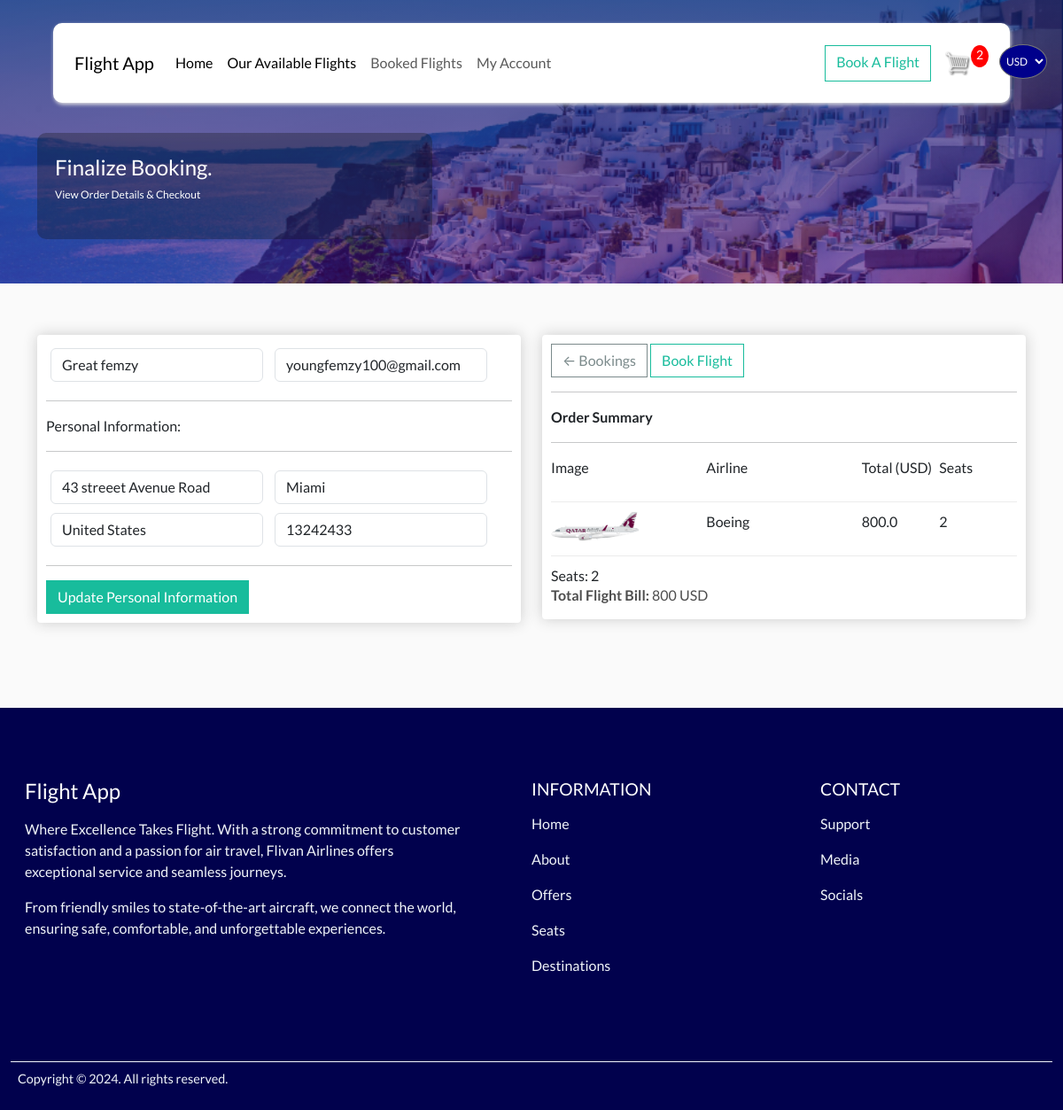
The app's page /checkout/ (signed in) with its own data.
### airline/models.py (models this page shows, shortened)
class Customer(models.Model):
    customer = models.OneToOneField(User, on_delete=models.CASCADE ,null=True, blank=True)
    name = models.CharField(max_length=200)
    email = models.EmailField(max_length=200, null=True)
    phone = models.CharField(max_length=200, null=True)
    address = models.CharField(max_length=200, null=True)
    country = models.CharField(max_length=200, null=True)
    state = models.CharField(max_length=200, null=True)

class Airline(models.Model):
    name = models.CharField(max_length=200)
    price = models.FloatField(max_length=200)
    takeoff_date = models.DateTimeField(null=True, blank=True)
    origin_city = models.CharField(max_length=200, null=True, blank=True)
    destination_city = models.CharField(max_length=200, null=True, blank=True)
    seats_used = models.IntegerField(default=0, null=True, blank=True)
    capacity = models.IntegerField(default=240, null=True, blank=True)
    available_seats = models.IntegerField(default=0, null=True, blank=True)
    takeoff = models.BooleanField(default=False, null=True, blank=True)
    image = models.ImageField(null=True, blank=True)
    @property
    def imageUrl(self):
        try:
            url = self.image.url
        except:
            url = ""
        return url

### airline/views.py (the view)
# urls.py: path('checkout/', views.checkout, name="checkout"),
def checkout(request):
     if request.user.is_authenticated:
          customer = request.user.customer
          checkoutform = checkoutForm()
          context = {'customerContext': customer}
          return render(request, 'airline/checkout.html', context)
     else:
          return redirect(request.META.get('HTTP_REFERER', '/'))

### airline/models.py (called while the page is built)
    @property
    def get_total_seats_booked(self):
        cartitem = self.orderitem_set.all()
        totalSeatsBooked = sum([item.quantity for item in cartitem])
        return totalSeatsBooked

    @property
    def get_cart_item_total (self):
        cartTotal = self.airline.price * self.quantity
        return cartTotal

### airline/templates/airline/checkout.html (shortened to what this page needs)
{% extends 'airline/base.html' %}
{% load crispy_forms_tags %}
{% load static %}
{% block content %}
<section class="other-pages-hero-section container-fluid">
  <div class="other-pages-hero-overlay"></div>
  <div class="other-pages-hero-container container">
    <div class="other-pages-hero-box">
        <h4>Finalize Booking.</h1>
        <p>View Order Details & Checkout</p>
    </div>
  </div>
</section>
<div class="container my-5">
    <div class="row">
        <div class="col-lg-6">
            <div class="box-element" id="form-wrapper">
                <div id="form" method="get">
                    <div id="user-info">
                        <div class="form-field">
                            <input required class="form-control" type="text" value="{{customerContext.name}}" readonly name="name" placeholder="Name..">
                        </div>
                        <div class="form-field">
                            <input required class="form-control" value="{{customerContext.email}}" readonly type="email" name="email" placeholder="Email..">
                        </div>
                    </div>
                    <div id="shipping-info">
                        <hr>
                        <p>Personal Information:</p>
                        <hr>
                        <div class="form-field">
                            <input class="form-control" type="text" name="address" placeholder="Address.." value="{{customerContext.address}}" readonly>
                        </div>
                        <div class="form-field">
                            <input class="form-control" type="text" name="city" placeholder="City.." value="{{customerContext.country}}" readonly>
                        </div>
                        <div class="form-field">
                            <input class="form-control" type="text" name="state" placeholder="State.." value="{{customerContext.state}}" readonly>
                        </div>
                        <div class="form-field">
                            <input class="form-control" type="text" name="phone" placeholder="Phone Number.." value="{{customerContext.phone}}" readonly>
                        </div>
                    </div>
                    <hr>
                    <a href="{% url 'user-details' %}" id="form-button" class="btn btn-success btn-block"> Update Personal Information </a>
                </div>
            </div>
        </div>
<br>
        <div class="col-lg-6">
            <div class="box-element">
                <a  class="btn btn-outline-dark" href="{% url 'book-airline' %}">&#x2190; Bookings</a>
                <a data-product="{{ordercontext.id}}" data-action="checkout" class="btn btn-outline-success book-flight-btn" >Book Flight</a>
                <hr>
                <h7><strong>Order Summary</strong></h3>
                <hr>
                <div class="cart-row">
                    <div style="flex:2"><p>Image</p></div>
                    <div style="flex:2"><p>Airline</p></div>
                    <div style="flex:1"><p>Total ({{ currency_code }})</p></div>
                    <div style="flex:1"><p>Seats</p></div>
                </div>
                {% for eachcheckoutitem in checkoutitems %}
                <div class="cart-row">
                    <div style="flex:2"><img class="row-image" src="{{eachcheckoutitem.airline.imageUrl}}"></div>
                    <div style="flex:2"><p>{{eachcheckoutitem.airline.name}}</p></div>
                    <div style="flex:1"><p> {{ eachcheckoutitem.total_converted_price }} </p></div>
                    <div style="flex:1"><p> {{eachcheckoutitem.Seats_used}}</p></div>
                </div>
                {% endfor %}
                <h7>Seats:   {{cartIconShowQuantity}}</h7>
                <h6> <strong>Total Flight Bill:</strong>  {{total_converted_order_cost | floatformat:0}} {{ currency_code }}</h6>
            </div>
        </div>
        <br>
    </div>
</div>
{% endblock %}

### static/css/importedstyles.css (style rules this page uses)
:root { --primary-color: #3d5cb8; --primary-color-dark: #334c99; --text-dark: #0f172a; --text-light: #64748b; --extra-light: #f1f5f9; --white: #ffffff; --max-width: 1200px; }
* { padding: 0; margin: 0; box-sizing: border-box; }
a { text-decoration: none; }
body { background-color: hsl(0, 0%, 98%); }
h1,h2,h3,h4,h5,h6 { color:hsl(0, 0%, 30%); }
.box-element { box-shadow:hsl(0, 0%, 80%) 0 0 16px; background-color: #fff; border-radius: 4px; padding: 10px; }
.col-lg-4, .col-lg-6, .col-lg-8, .col-lg-12 { margin-top: 10px; }
.btn { border-radius: 0; }
.row-image { width: 100px; }
.form-field { width:250px; display: inline-block; padding: 5px; }
.cart-row { display: flex; align-items: flex-stretch; padding-bottom: 10px; margin-bottom: 10px; border-bottom: 1px solid #ececec; }

### static/css/styles.css (style rules this page uses)
* { padding: 0; scroll-behavior: smooth; margin: 0 }
body { display: flex; flex-direction: column; justify-content: center; align-items: center; position: relative; }
.other-pages-hero-section { background-image: url(../images/bgflight2.PNG); height: 320px!important; background-position: center; background-size: cover; position: relative; display: flex; justify-content: start; align-items: center; }
.other-pages-hero-box { position: relative; background-color: hsla(0, 0%, 7%, 0.309); z-index: 2!important; width: 40%; height: 120px; border-radius: 10px; display: flex; justify-content: center; padding: 20px; margin-top: 100px; flex-direction: column; }
.other-pages-hero-box h4 { color: #fff; }
.other-pages-hero-box p { color: #fff; font-size: 12px; }
.other-pages-hero-overlay { background:linear-gradient(0,rgba(78, 3, 119, 0.568) 0%,rgba(8, 35, 115, 0.749) 100%); position: absolute; top: 0; right: 0; left: 0; width: 100%; height: 100%; }

### records on screen
Customer: name "Great femzy", email "youngfemzy100@gmail.com", address "43 streeet Avenue Road", city "Miami", state "United States", phone "13242433"
Airline: airline.imageUrl (picture), airline.name "Boeing", total_converted_price "800.0", Seats_used "2"

### other values on screen
{{ cartIconShowQuantity }} "2"
{{ currency_code }} "USD"
{{ total_converted_order_cost | floatformat:0 }} "800"
